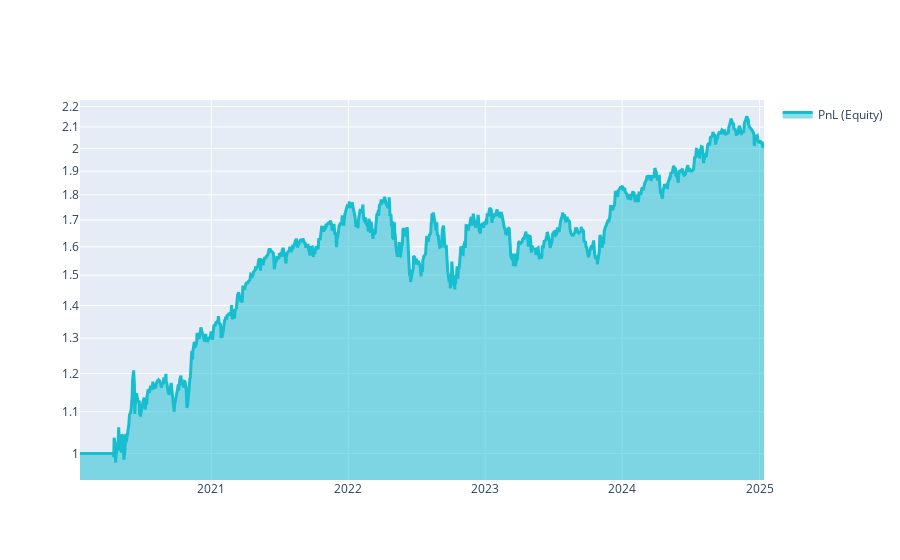

Source (notebook cell):
### Markdown cell above
The sharpe ratio using the method above follows from **forward looking**. Predictions for (let us say) 2017 know about the relation between features and targets in 2020. Let us visualize the results:

### Code cell
import qnt.graph as qngraph

statistics = qnstats.calc_stat(stock_data, weights)

display(statistics.to_pandas().tail())

performance = statistics.to_pandas()["equity"]
qngraph.make_plot_filled(performance.index, performance, name="PnL (Equity)", type="log")

display(statistics[-1:].sel(field = ["sharpe_ratio"]).transpose().to_pandas())

# check for correlations with existing strategies:
qnstats.print_correlation(weights,stock_data)

### Figure 1 — Plotly figure (JSON) as saved in the notebook; plotly's stock layout.template omitted (floating-point values rounded to 4 significant figures; data arrays with more than 128 entries replaced by an {"elided": "..."} marker saying what was removed)
{"data": [{"fill": "tonexty", "line": {"color": "#17BECF", "width": 3}, "name": "PnL (Equity)", "type": "scatter", "x": {"elided": "1254 str values"}, "y": {"elided": "1254 float values"}}], "layout": {"autosize": true, "showlegend": true, "xaxis": {"autorange": true, "range": ["2020-01-17", "2025-01-13"], "type": "date"}, "yaxis": {"range": [-0.02602, 0.3488], "type": "log"}}}
